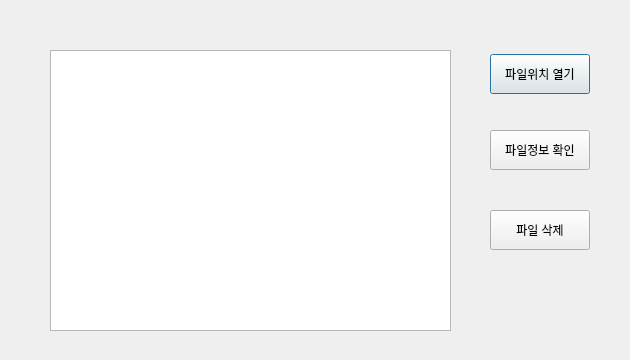
<?xml version="1.0" encoding="UTF-8"?>
<ui version="4.0">
 <class>Dialog</class>
 <widget class="QDialog" name="Dialog">
  <property name="geometry">
   <rect>
    <x>0</x>
    <y>0</y>
    <width>630</width>
    <height>360</height>
   </rect>
  </property>
  <property name="windowTitle">
   <string>탐지내역</string>
  </property>
  <widget class="QListWidget" name="find_file_path">
   <property name="geometry">
    <rect>
     <x>50</x>
     <y>50</y>
     <width>401</width>
     <height>281</height>
    </rect>
   </property>
  </widget>
  <widget class="QPushButton" name="file_path">
   <property name="geometry">
    <rect>
     <x>490</x>
     <y>54</y>
     <width>100</width>
     <height>40</height>
    </rect>
   </property>
   <property name="text">
    <string>파일위치 열기</string>
   </property>
  </widget>
  <widget class="QPushButton" name="file_info">
   <property name="geometry">
    <rect>
     <x>490</x>
     <y>130</y>
     <width>100</width>
     <height>40</height>
    </rect>
   </property>
   <property name="text">
    <string>파일정보 확인</string>
   </property>
  </widget>
  <widget class="QPushButton" name="file_delete">
   <property name="geometry">
    <rect>
     <x>490</x>
     <y>210</y>
     <width>100</width>
     <height>40</height>
    </rect>
   </property>
   <property name="text">
    <string>파일 삭제</string>
   </property>
  </widget>
 </widget>
 <resources/>
 <connections/>
</ui>
